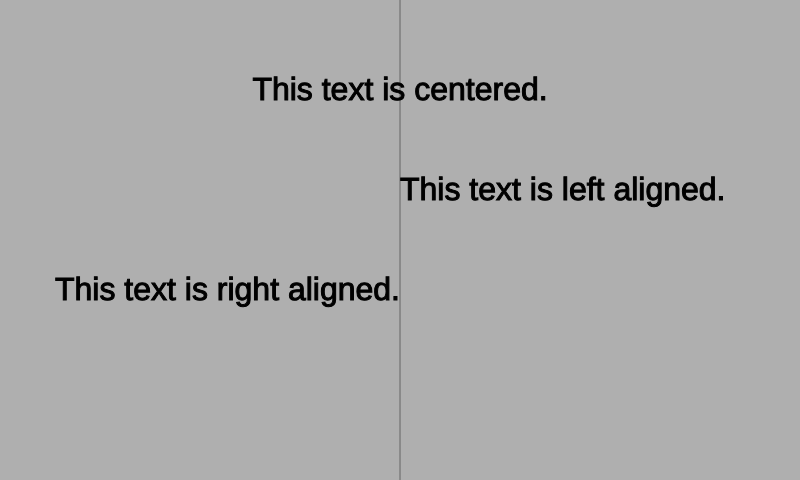
Frame 1 (no input)
Frame 60 (no input): identical to frame 1, image omitted
Frame 120 (the mouse pressed at the canvas centre since frame 60): identical to frame 1, image omitted

The p5.js sketch that drew this single still picture (run headless with seeded random() and noise() and a simulated clock; from frame 60 on, the mouse is pressed at the canvas centre):

// p5.js sketch
// ── sketch.js
// Learning Processing
// Daniel Shiffman
// http://www.learningprocessing.com

// Example 17-1: Simple displaying text

function setup() {
  createCanvas(800, 480);
} 

function draw() {
  background(175);
  stroke(100);
  line(width/2, 0, width/2, height);
  fill(0);

  // You can use any available web font
  textFont('Helvetica');
  textSize(32);

  // textAlign() sets the alignment for displaying text. It takes one argument: CENTER, LEFT, or RIGHT.
  textAlign(CENTER);
  fill(0);
  stroke(0);
  text("This text is centered.", width/2, 100);
  textAlign (LEFT) ;
  text("This text is left aligned.", width/2, 200);
  textAlign(RIGHT);
  text("This text is right aligned.", width/2, 300);
}
